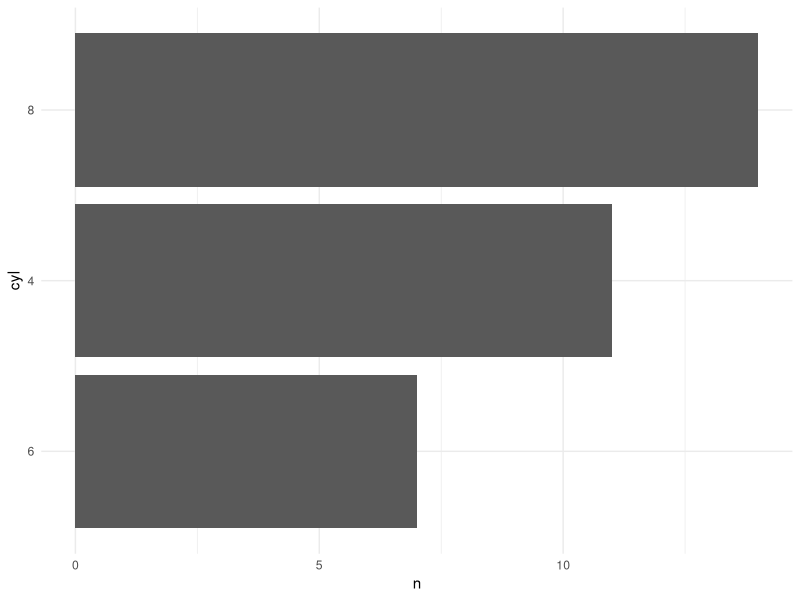
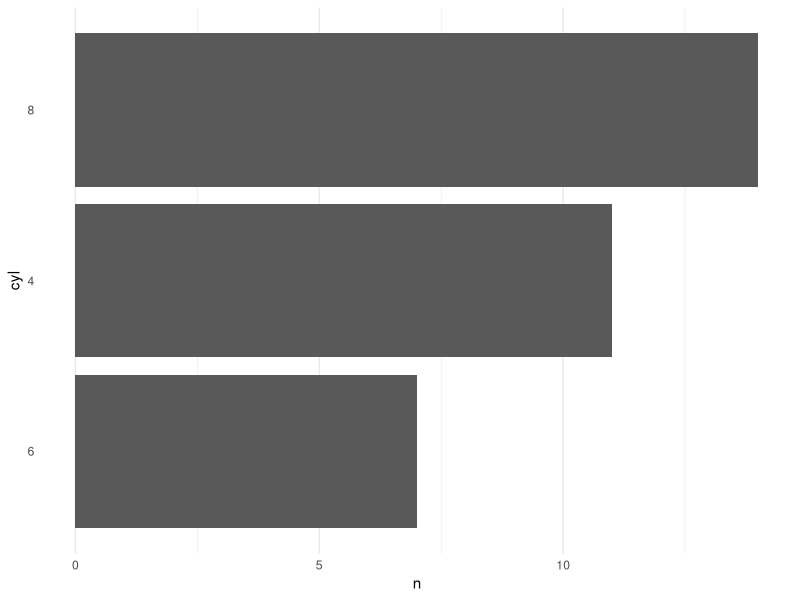
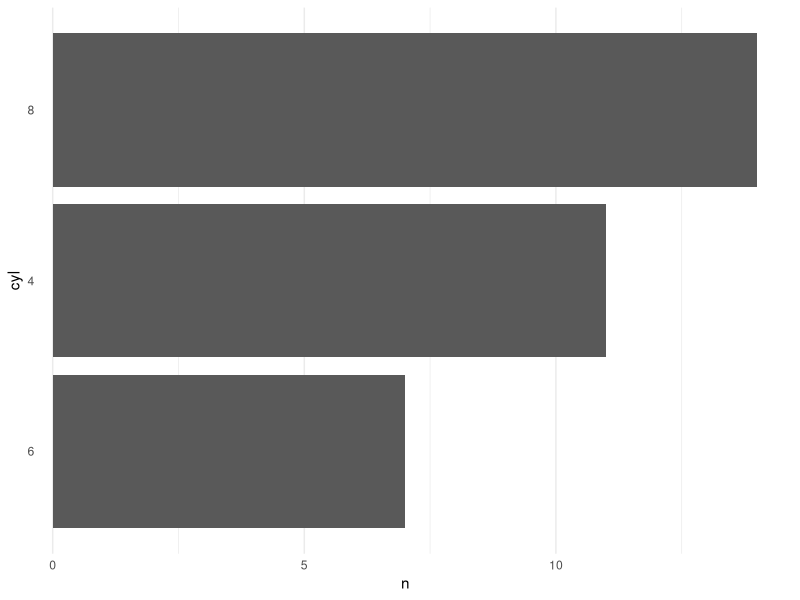
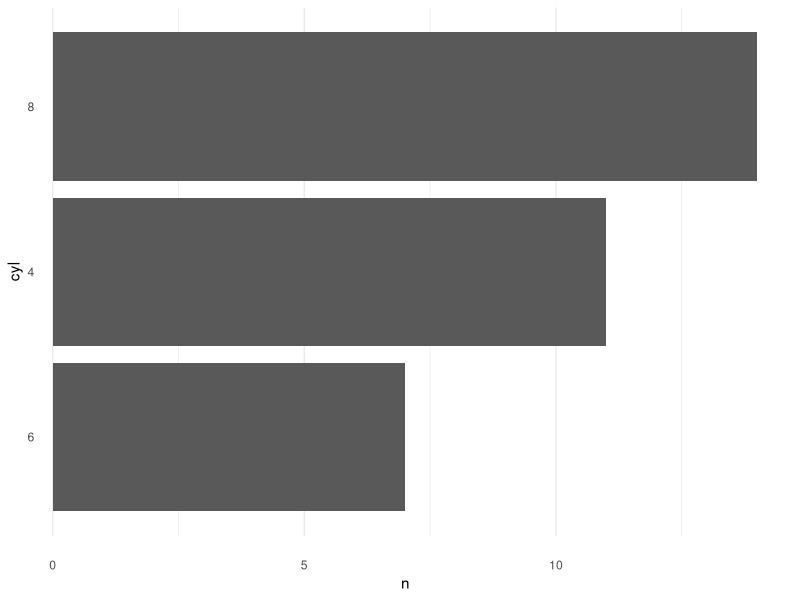
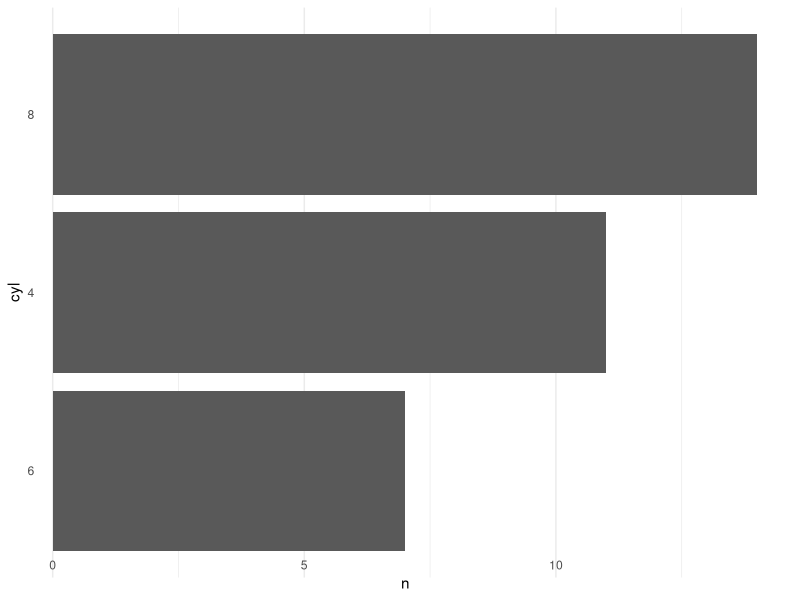

The R source for these figures, in order:
## ---- chunk 1
library(dplyr)
library(ggplot2)
data("mtcars")

cyl <- count(mtcars, cyl) %>%
  arrange(n) %>%
  mutate(cyl = reorder(cyl, n))

cyl
## ---- chunk 2
p1 <- ggplot(cyl, aes(cyl, n)) +
  geom_col() +
  theme_minimal() +
  coord_flip()
p1
## ---- chunk 3
p2 <- p1 + theme(
  panel.grid.major.y = element_blank(),
  panel.grid.minor.y = element_blank()
)
p2
## ---- chunk 4
p3 <- p2 + theme(axis.text.y = element_text(margin = margin(r = -15)))
p3
## ---- chunk 5
p3 + theme(axis.text.x = element_text(margin = margin(t = 15)))
## ---- chunk 6
p3 + theme(axis.text.x = element_text(margin = margin(t = -15)))
